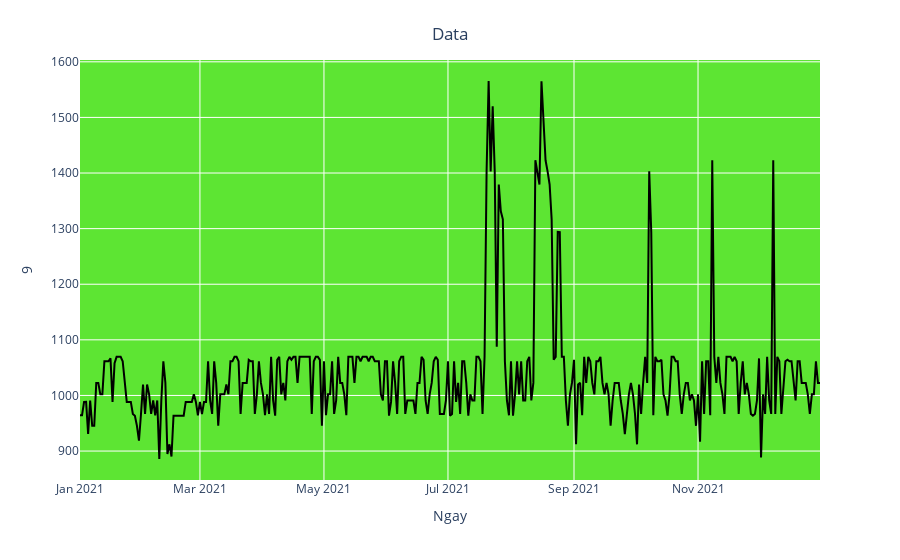

Here is the notebook cell this chart was saved with:
### Markdown cell above
- Biểu đồ thể hiện toàn bộ dữ liệu

### Code cell
import plotly.express as px
fig = px.line(y=df['9'], x=df['Ngay'])
fig.update_traces(line_color='black') 
fig.update_layout(xaxis_title="Ngay", 
                  yaxis_title="9",
                  title={'text': "Data", 'y':0.95, 'x':0.5, 'xanchor':'center', 'yanchor':'top'},
                  plot_bgcolor='rgba(53,223,0,0.8)')

### Figure 1 — Plotly figure (JSON) as saved in the notebook; plotly's stock layout.template omitted (floating-point values rounded to 4 significant figures; data arrays with more than 128 entries replaced by an {"elided": "..."} marker saying what was removed)
{"data": [{"hovertemplate": "x=%{x}<br>y=%{y}<extra></extra>", "legendgroup": "", "line": {"color": "black", "dash": "solid"}, "marker": {"symbol": "circle"}, "mode": "lines", "name": "", "orientation": "v", "showlegend": false, "type": "scatter", "x": {"elided": "365 str values"}, "xaxis": "x", "y": {"elided": "365 float values"}, "yaxis": "y"}], "layout": {"legend": {"tracegroupgap": 0}, "margin": {"t": 60}, "plot_bgcolor": "rgba(53,223,0,0.8)", "title": {"text": "Data", "x": 0.5, "xanchor": "center", "y": 0.95, "yanchor": "top"}, "xaxis": {"anchor": "y", "domain": [0, 1], "title": {"text": "Ngay"}}, "yaxis": {"anchor": "x", "domain": [0, 1], "title": {"text": "9"}}}}
